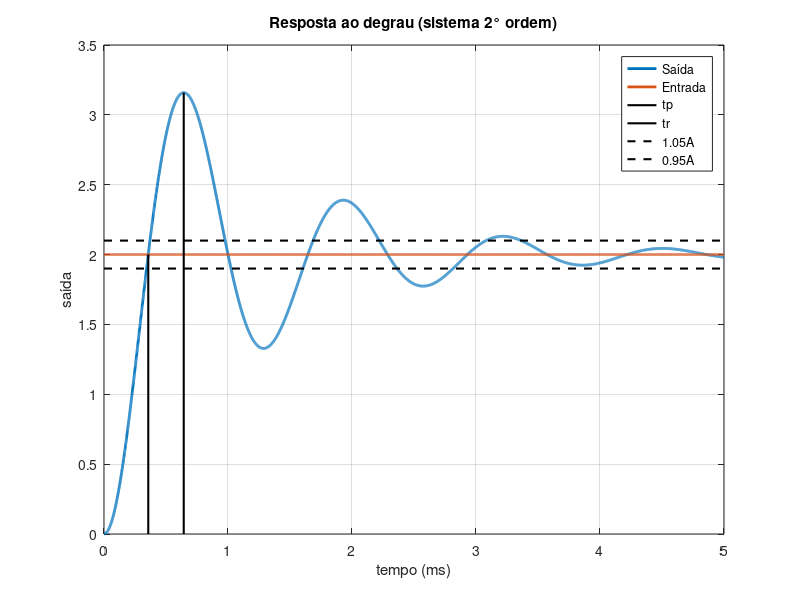

Here is the MATLAB script that generated this plot:
close all %fecha todas as janelas
clear all %limpa memoria
clc %limpa command window
%% sistema de 2ordem
R=1e3; %valor do resistor
L=590e-3; %valor do indutor
C=69e-9; %valor do capacitor
wn=1/sqrt(L*C);
xi=R/(2*L*wn);
G=tf([wn^2],[1 2*xi*wn wn^2]) %define função de transferencia no formato G(s)=num/den
%% simulacao resposta ao degrau
Ts=1e-6; %tempo de amostragem
t=0:Ts:5e-3; %define vetor de tempo 
A=2; %amplitude pico a pico do sinal de entrada
u=A*ones(size(t)); %define sinal de entrada como um degrau de amplitude A
y=lsim(G,u,t); %simula sistema para o sinal de entrada u
%% plot
figure %cria nova figura
plot(t*1000,y,'LineWidth',2,'DisplayName','Saída') %exibe sinal de saída
hold on %ativa multiplas curvas no mesmo gráfico
plot(t*1000,u,'LineWidth',2,'DisplayName','Entrada') %exibe sinal de entrada
xlabel('tempo (ms)') %label do eixo x
ylabel('saída') %label do eixo y
%% sobressinal e tempo de pico
[ymax,imax]=max(y);
Mp=(ymax-y(end))/y(end)
tp=t(imax)
line([tp tp]*1000,[0 ymax],'linewidth',1.5,'color','black','displayName','tp') %desenha linha vertical 
%% tempo de subida
[~,i]=min(abs(y(1:imax)-A));
tr=t(i)
line([tr tr]*1000,[0 A],'linewidth',1.5,'color','black','displayName','tr') %desenha linha vertical 
%% tempo de acomodacao
line([0 max(t*1000)],[1.05*A 1.05*A],'linewidth',1.5,'color','black','linestyle','--','displayName','1.05A') %desenha linha horizontal
line([0 max(t*1000)],[0.95*A 0.95*A],'linewidth',1.5,'color','black','linestyle','--','displayName','0.95A') %desenha linha horizontal
grid on %ativa linhas do grid no gráfico
title('Resposta ao degrau (sistema 2° ordem)') %titulo do gráfico
legend('location','best') %exibe legenda na melhor posição

